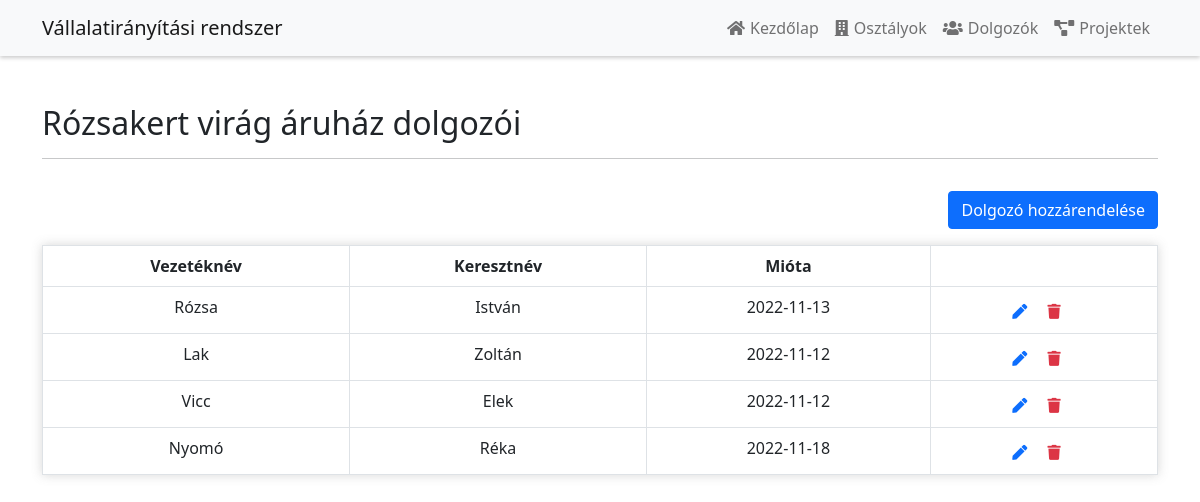
The page /dolgozo_to_projekt.php?projekt_id=4 on the database its author committed.
### tables this page shows
CREATE TABLE `projekt` (
  `id` int(11) NOT NULL,
  `nev` varchar(40) NOT NULL,
  `ar` int(11) NOT NULL,
  `aktiv` tinyint(4) NOT NULL,
  `osztaly_id` int(11) DEFAULT NULL,
  `osztaly_nev` varchar(40) NOT NULL
);

CREATE TABLE `dolgozik` (
  `id` int(11) NOT NULL,
  `projekt_id` int(11) NOT NULL,
  `projekt_nev` varchar(40) NOT NULL,
  `dolgozo_id` int(11) NOT NULL,
  `kezdes_datum` date NOT NULL
);

CREATE TABLE `dolgozo` (
  `id` int(11) NOT NULL,
  `veznev` varchar(40) NOT NULL,
  `kernev` varchar(40) NOT NULL,
  `nem` tinyint(4) NOT NULL,
  `szulido` date NOT NULL,
  `fizetes` int(11) NOT NULL,
  `munkakor` varchar(40) NOT NULL,
  `profilkep` varchar(100) DEFAULT NULL,
  `osztaly_id` int(11) DEFAULT NULL
);

### dolgozo_to_projekt.php (the view, shortened to what this page needs)
<?php
include ('functions.php');
$pdo = pdo_connect_mysql();
if(isset($_GET["projekt_id"])){
    $stmt = $pdo->prepare("SELECT projekt.nev, projekt.id, projekt.aktiv FROM projekt WHERE projekt.id = ?");
    $stmt->execute([$_GET["projekt_id"]]);
    $projekt = $stmt->fetchObject();
    $dolgozok_stmt = $pdo->prepare("SELECT dolgozo.veznev, dolgozo.kernev, dolgozik.kezdes_datum, dolgozik.projekt_id as projektid, dolgozik.id as dolgozikid FROM dolgozo, dolgozik WHERE dolgozo.id = dolgozik.dolgozo_id AND dolgozik.projekt_id = ?");
    $dolgozok_stmt->execute([$_GET["projekt_id"]]);
    $dolgozok = $dolgozok_stmt->fetchAll(PDO::FETCH_ASSOC);
}else{
    header("location: projekt.php");
}
?>
<?=template_header("Dolgozó hozzárendelése projekthez")?>
<div class="container">
<div class="row mt-5 mb-3">
    <div class="col-lg-12">
        <h2><?=$projekt->nev?> dolgozói</h2>
        <hr>
    </div>
</div>
<div class="row mb-3">
    <div class="col-lg-12 text-end">
        <a class="btn btn-primary" style="<?=($projekt->aktiv == 0 ? "pointer-events: none; cursor: default; opacity:.65" : "")?>"  href="new_dolgozo_to_projekt.php?projekt_id=<?=$projekt->id?>">Dolgozó hozzárendelése</a>
    </div>
</div>
<table id="projekt_table" class="table table-bordered">
    <thead>
    <tr>
        <th>Vezetéknév</th>
        <th>Keresztnév</th>
        <th>Mióta</th>
        <th></th>
    </tr>
    </thead>
    <tbody>
    <?php if(!empty($dolgozok)): ?>
        <?php foreach ($dolgozok as $projekt): ?>
            <tr">
                <td><?=$projekt['veznev']?></td>
            <td><?=$projekt['kernev']?></td>
                <td><?=$projekt['kezdes_datum']?></td>
                <td class="actions">
                    <a href="edit_dolgozo_to_projekt.php?id=<?=$projekt['dolgozikid']?>" class="edit"><i class="fas fa-pen fa-xs"></i></a>
                    <a href="delete.php?dolgozik_id=<?=$projekt['dolgozikid']?>" class="trash text-danger"><i class="fas fa-trash fa-xs"></i></a>
                </td>
        <?php endforeach; ?>
    <?php else: ?>
        <tr>
            <td colspan="9">Nincs rögzítve dolgozó ehhez a projekthez.</td>
        </tr>
    <?php endif; ?>
    </tbody>
</table>
</div>
<?=template_footer()?>

### css/main.css (style rules this page uses)
.actions .edit, .actions .trash { margin: 0 15px 0 0; }
.actions { font-size: 20px; text-align: center; }
.card, .table { box-shadow: 0 0 10px 0 rgba(100, 100, 100, 0.26); }
.table { text-align: center; }

### rows shown on the page
projekt: nev "Rózsakert virág áruház"
dolgozik: dolgozo.veznev "Rózsa", dolgozo.kernev "István", kezdes_datum "2022-11-13"
dolgozik: dolgozo.veznev "Lak", dolgozo.kernev "Zoltán", kezdes_datum "2022-11-12"
dolgozik: dolgozo.veznev "Vicc", dolgozo.kernev "Elek", kezdes_datum "2022-11-12"
dolgozik: dolgozo.veznev "Nyomó", dolgozo.kernev "Réka", kezdes_datum "2022-11-18"
